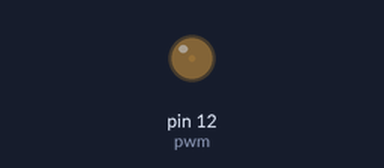
A program run on a simulated Raspberry Pi (header pin numbers). On the bench: output pins drawn as LEDs (lit = HIGH).

Above: at 0.05 s.
At 7.45 s:
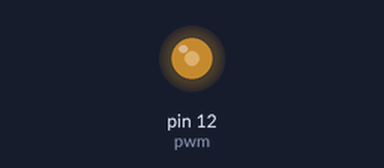
At 11.05 s:
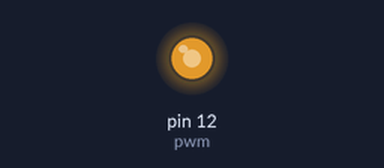
At 14.95 s:
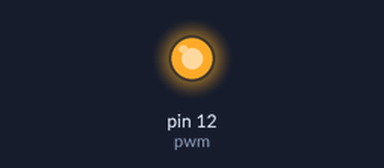
Timing chart, 0 to 19.9 s (numbered marks = the images above):
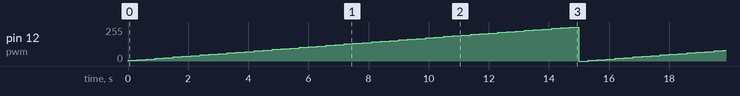

The program:

PWM_Auto.py
```python
import RPi.GPIO as GPIO
import time

GPIO.setwarnings(False)
GPIO.setmode(GPIO.BOARD)

LED = 12

GPIO.setup(12, GPIO.OUT)
pwm = GPIO.PWM(12, 100) # pin 14 at 100 Hz
value = 0
pwm.start(value) # Start at 0

increment = 2 #smooth is the fade
#sleeptime = 0.3 # fast is the fade

try:
 while True:
  value += increment

  if value > 100:
   value = 0
  pwm.ChangeDutyCycle(value)
  time.sleep(0.3)

except KeyboardInterrupt:
 pwm.stop()
 GPIO.cleanup()

if __name__ == '__main__':
  main()
```

Measured:
- by itself, pin 12 (pwm): ramps from 0/255 to 255/255 and jumps back, once every 15.3 s
